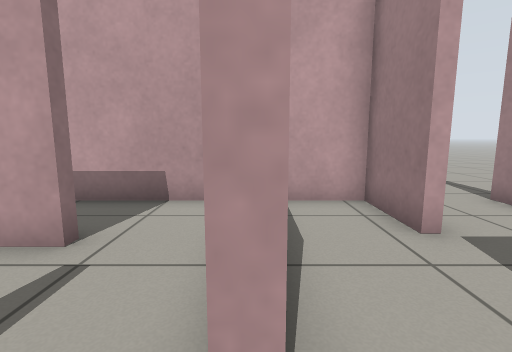
View 1 (above)

12 first-person views from a walk through a world built for the Gazebo simulator. The camera is 0.72 m above the floor, tilts 8° down and sees 85° across. The floor is counted in squares, 0.5 m on a side. Each view is taken from the middle of a square. On the plan, view 1 faces up. The plan holds only what a view shows up to about 14 squares ahead; the rest is blank. Robots are left out.

View 2
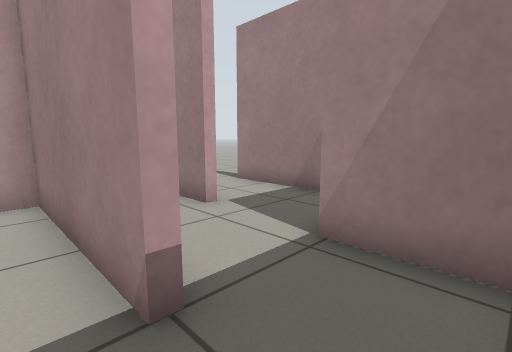

View 3
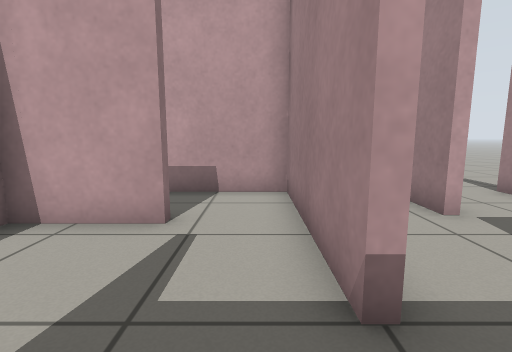

View 4
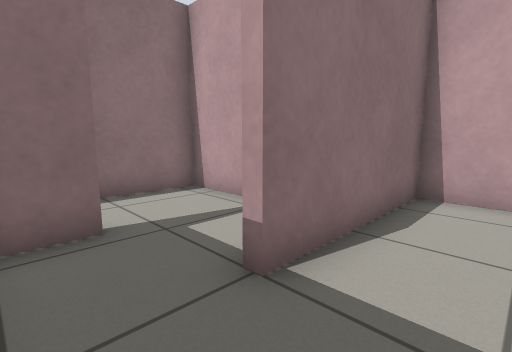

View 5
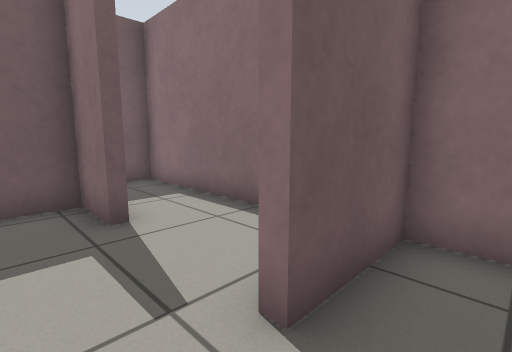

View 6
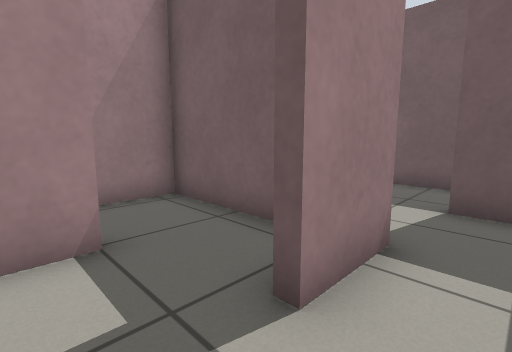

View 7
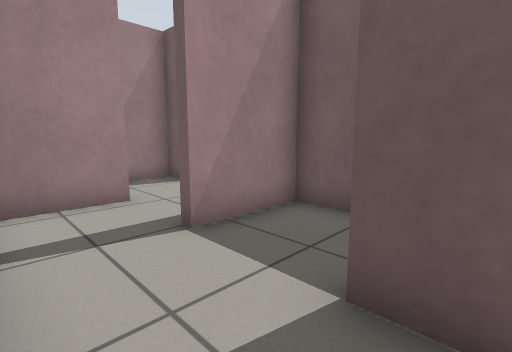

View 8
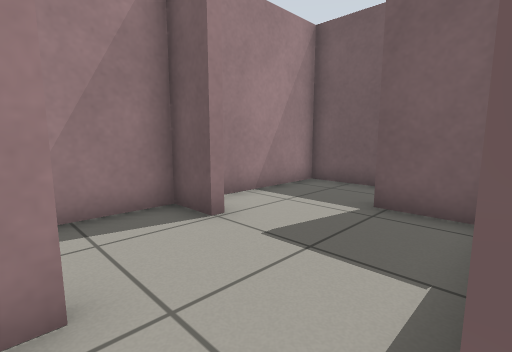

View 9
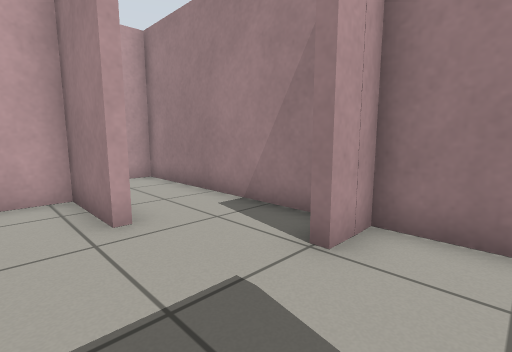

View 10
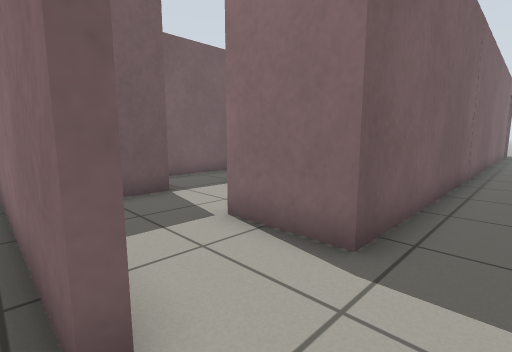

View 11
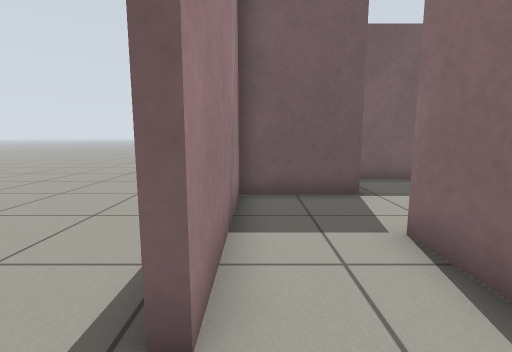

View 12
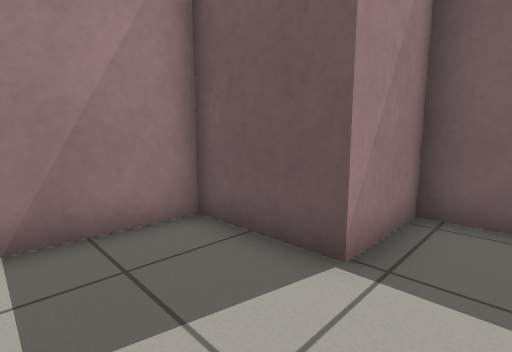

### Floor plan
Points are (right, up) in squares from view 1. A wall is a line through its corners. A room is listed if a view was taken in it or the views show most of it. See-through windows are left out.
Room 1 (views 1, 4)
walls: (-0.5, -1.5) (2.4, -1.5) (2.4, 1.1)
ways out: opening at (0, -0.5) to room 2; opening at (1.5, 1) to room 8
Room 2 (views 2, 3)
walls: (-0.2, 0.9) (-0.2, 4.5); (-2.4, 0.2) (-2.4, -1.5) (-0.5, -1.5)
ways out: opening at (0, -0.5) to room 1; opening at (-1.8, 2.8) to room 4
Room 3 (view 5)
walls: (-5.1, 5) (-5.1, 3.8) (-2.5, 3.8); (-0.2, 4.5) (-0.2, 6.2) (-4.1, 6.2)
Room 4 (views 6, 7)
walls: (-2.7, -1.9) (-2.7, 0.2); (-2.5, 3.5) (-5.1, 3.5) (-5.1, -4.2) (-2.9, -4.2)
ways out: opening at (-1.8, 2.8) to room 2; opening at (-0.8, -3.8) to room 5
Room 5 (views 8, 9)
walls: (2.4, -4.4) (2.4, -1.8) (1.1, -1.8); (4, -7) (5.4, -7) (5.4, 1) (4.6, 1); (-0.2, -4.2) (0.1, -4.2); (5.4, -9.4) (5.4, -7.2) (4, -7.2); (0.5, -9.7) (2.2, -9.7)
ways out: opening at (-0.8, -3.8) to room 4; opening at (4, -10)
Room 6 (view 10)
walls: (5.7, 6.4) (5.7, 0)
ways out: opening at (6, 7.5) to room 7
Room 7 (view 11)
walls: (-12.9, 6.5) (2.8, 6.5)
ways out: opening at (6, 7.5) to room 6; opening at (4.5, 5.5) to room 9
Room 8 (view 12)
walls: (2.4, 4) (2.4, 6.2) (0.1, 6.2) (0.1, 0.9)
ways out: opening at (1.5, 1) to room 1; opening at (3, 3) to room 9
Room 9 (no view inside)
walls: (2.8, 6.5) (2.8, 4) (2.4, 4); (2.4, 1.1) (5.4, 1.1) (5.4, 6.4)
ways out: opening at (4.5, 5.5) to room 7; opening at (3, 3) to room 8

Positions as (right, up) in squares from view 1, and headings:
1: (0, 0), facing up
2: (-1, -1), facing up-right
3: (-1, -1), facing up
4: (2, -1), facing up-left
5: (-1, 5), facing down-left
6: (-4, 2), facing down-right
7: (-4, -2), facing down-right
8: (0, -4), facing down-right
9: (1, -9), facing up-right
10: (6, 8), facing down-left
11: (5, 8), facing down
12: (1, 4), facing down-right
